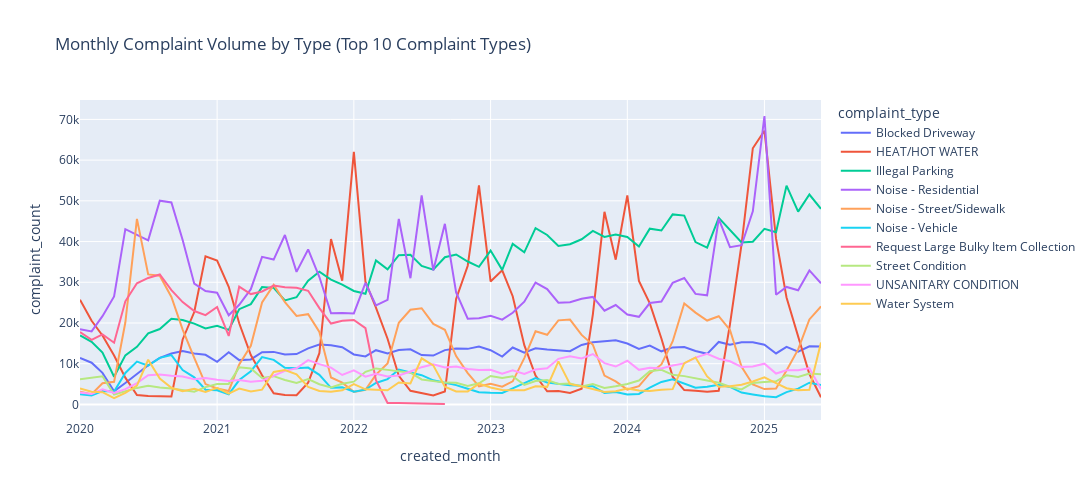

Here is the notebook cell this chart was saved with:
### Markdown cell above
### complaints volume by type

### Code cell
# Certain complaint types display seasonal patterns 

# find the top 10 complaint types
top_complaint_types = df['complaint_type'].value_counts().head(10).index.tolist()

condition = (
    df['complaint_type'].isin(top_complaint_types) &
    (df['created_date'] < '2025-07-01') 
)

complaint_volume_by_month = df[condition].groupby(['created_month', 'complaint_type']).size().reset_index(name='complaint_count')

fig = px.line(
    complaint_volume_by_month, 
    x='created_month', 
    y='complaint_count', 
    color='complaint_type', 
    title='Monthly Complaint Volume by Type (Top 10 Complaint Types)'
)
fig.update_layout(width=1200, height=500)
